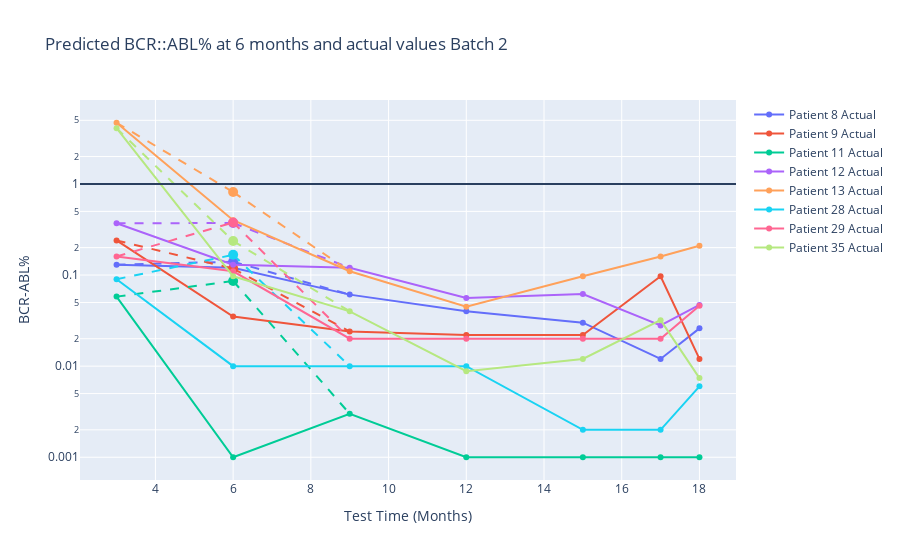

Notebook cell for this chart:
### Code cell
import plotly.graph_objects as go
import pandas as pd
import numpy as np
import plotly.express as px

colors = px.colors.qualitative.Plotly 

fig = go.Figure()

for idx, patient in enumerate(merged_data_2['patient_number'].unique()):
    patient_data = merged_data_2[merged_data_2['patient_number'] == patient]
    patient_color = colors[idx % len(colors)] 

    fig.add_trace(go.Scatter(
        x=patient_data['month'], y=patient_data['BCRABL'],
        mode='lines+markers', name=f'Patient {patient} Actual',
        line=dict(color=patient_color),  
        marker=dict(color=patient_color)  
    ))
    
    # Predicted value at 6 
    predicted_data = patient_data[patient_data['month'] == 6]
    if not predicted_data.empty:
        fig.add_trace(go.Scatter(
            x=[6], y=predicted_data['pred'],
            mode='markers', name=f'Patient {patient} Predicted',
            marker=dict(color=patient_color, size=10),  
            showlegend=False 
        ))
        
       
        before_pred = patient_data[patient_data['month'] < 6].tail(1)
        after_pred = patient_data[patient_data['month'] > 6].head(1)
        
        if not before_pred.empty:
            fig.add_trace(go.Scatter(
                x=[before_pred['month'].values[0], 6],
                y=[before_pred['BCRABL'].values[0], predicted_data['pred'].values[0]],
                mode='lines', line=dict(dash='dash', color=patient_color),
                showlegend=False 
            ))
        if not after_pred.empty:
            fig.add_trace(go.Scatter(
                x=[6, after_pred['month'].values[0]],
                y=[predicted_data['pred'].values[0], after_pred['BCRABL'].values[0]],
                mode='lines', line=dict(dash='dash', color=patient_color),
                showlegend=False  
            ))


fig.update_layout(
    title='Predicted BCR::ABL% at 6 months and actual values Batch 2',
    xaxis_title='Test Time (Months)',
    yaxis_title='BCR-ABL%',
    yaxis_type='log'  
)

fig.update_traces(connectgaps=True)

fig.add_hline(y=1)

fig.show()

### Figure 1 — Plotly figure (JSON) as saved in the notebook; plotly's stock layout.template omitted (floating-point values rounded to 4 significant figures)
{"data": [{"connectgaps": true, "line": {"color": "#636EFA"}, "marker": {"color": "#636EFA"}, "mode": "lines+markers", "name": "Patient 8 Actual", "type": "scatter", "x": [3, 6, 9, 12, 15, 17, 18], "y": [0.13, 0.12, 0.061, 0.04, 0.03, 0.012, 0.026]}, {"connectgaps": true, "marker": {"color": "#636EFA", "size": 10}, "mode": "markers", "name": "Patient 8 Predicted", "showlegend": false, "type": "scatter", "x": [6], "y": [0.1402]}, {"connectgaps": true, "line": {"color": "#636EFA", "dash": "dash"}, "mode": "lines", "showlegend": false, "type": "scatter", "x": [3, 6], "y": [0.13, 0.1402]}, {"connectgaps": true, "line": {"color": "#636EFA", "dash": "dash"}, "mode": "lines", "showlegend": false, "type": "scatter", "x": [6, 9], "y": [0.1402, 0.061]}, {"connectgaps": true, "line": {"color": "#EF553B"}, "marker": {"color": "#EF553B"}, "mode": "lines+markers", "name": "Patient 9 Actual", "type": "scatter", "x": [3, 6, 9, 12, 15, 17, 18], "y": [0.24, 0.035, 0.024, 0.022, 0.022, 0.097, 0.012]}, {"connectgaps": true, "marker": {"color": "#EF553B", "size": 10}, "mode": "markers", "name": "Patient 9 Predicted", "showlegend": false, "type": "scatter", "x": [6], "y": [0.1177]}, {"connectgaps": true, "line": {"color": "#EF553B", "dash": "dash"}, "mode": "lines", "showlegend": false, "type": "scatter", "x": [3, 6], "y": [0.24, 0.1177]}, {"connectgaps": true, "line": {"color": "#EF553B", "dash": "dash"}, "mode": "lines", "showlegend": false, "type": "scatter", "x": [6, 9], "y": [0.1177, 0.024]}, {"connectgaps": true, "line": {"color": "#00CC96"}, "marker": {"color": "#00CC96"}, "mode": "lines+markers", "name": "Patient 11 Actual", "type": "scatter", "x": [3, 6, 9, 12, 15, 17, 18], "y": [0.058, 0.001, 0.003, 0.001, 0.001, 0.001, 0.001]}, {"connectgaps": true, "marker": {"color": "#00CC96", "size": 10}, "mode": "markers", "name": "Patient 11 Predicted", "showlegend": false, "type": "scatter", "x": [6], "y": [0.0861]}, {"connectgaps": true, "line": {"color": "#00CC96", "dash": "dash"}, "mode": "lines", "showlegend": false, "type": "scatter", "x": [3, 6], "y": [0.058, 0.0861]}, {"connectgaps": true, "line": {"color": "#00CC96", "dash": "dash"}, "mode": "lines", "showlegend": false, "type": "scatter", "x": [6, 9], "y": [0.0861, 0.003]}, {"connectgaps": true, "line": {"color": "#AB63FA"}, "marker": {"color": "#AB63FA"}, "mode": "lines+markers", "name": "Patient 12 Actual", "type": "scatter", "x": [3, 6, 9, 12, 15, 17, 18], "y": [0.37, 0.13, 0.12, 0.056, 0.062, 0.028, 0.047]}, {"connectgaps": true, "marker": {"color": "#AB63FA", "size": 10}, "mode": "markers", "name": "Patient 12 Predicted", "showlegend": false, "type": "scatter", "x": [6], "y": [0.3728]}, {"connectgaps": true, "line": {"color": "#AB63FA", "dash": "dash"}, "mode": "lines", "showlegend": false, "type": "scatter", "x": [3, 6], "y": [0.37, 0.3728]}, {"connectgaps": true, "line": {"color": "#AB63FA", "dash": "dash"}, "mode": "lines", "showlegend": false, "type": "scatter", "x": [6, 9], "y": [0.3728, 0.12]}, {"connectgaps": true, "line": {"color": "#FFA15A"}, "marker": {"color": "#FFA15A"}, "mode": "lines+markers", "name": "Patient 13 Actual", "type": "scatter", "x": [3, 6, 9, 12, 15, 17, 18], "y": [4.7, 0.4, 0.11, 0.045, 0.097, 0.16, 0.21]}, {"connectgaps": true, "marker": {"color": "#FFA15A", "size": 10}, "mode": "markers", "name": "Patient 13 Predicted", "showlegend": false, "type": "scatter", "x": [6], "y": [0.8152]}, {"connectgaps": true, "line": {"color": "#FFA15A", "dash": "dash"}, "mode": "lines", "showlegend": false, "type": "scatter", "x": [3, 6], "y": [4.7, 0.8152]}, {"connectgaps": true, "line": {"color": "#FFA15A", "dash": "dash"}, "mode": "lines", "showlegend": false, "type": "scatter", "x": [6, 9], "y": [0.8152, 0.11]}, {"connectgaps": true, "line": {"color": "#19D3F3"}, "marker": {"color": "#19D3F3"}, "mode": "lines+markers", "name": "Patient 28 Actual", "type": "scatter", "x": [3, 6, 9, 12, 15, 17, 18], "y": [0.09, 0.01, 0.01, 0.01, 0.002, 0.002, 0.006]}, {"connectgaps": true, "marker": {"color": "#19D3F3", "size": 10}, "mode": "markers", "name": "Patient 28 Predicted", "showlegend": false, "type": "scatter", "x": [6], "y": [0.1668]}, {"connectgaps": true, "line": {"color": "#19D3F3", "dash": "dash"}, "mode": "lines", "showlegend": false, "type": "scatter", "x": [3, 6], "y": [0.09, 0.1668]}, {"connectgaps": true, "line": {"color": "#19D3F3", "dash": "dash"}, "mode": "lines", "showlegend": false, "type": "scatter", "x": [6, 9], "y": [0.1668, 0.01]}, {"connectgaps": true, "line": {"color": "#FF6692"}, "marker": {"color": "#FF6692"}, "mode": "lines+markers", "name": "Patient 29 Actual", "type": "scatter", "x": [3, 6, 9, 12, 15, 17, 18], "y": [0.16, 0.11, 0.02, 0.02, 0.02, 0.02, 0.046]}, {"connectgaps": true, "marker": {"color": "#FF6692", "size": 10}, "mode": "markers", "name": "Patient 29 Predicted", "showlegend": false, "type": "scatter", "x": [6], "y": [0.378]}, {"connectgaps": true, "line": {"color": "#FF6692", "dash": "dash"}, "mode": "lines", "showlegend": false, "type": "scatter", "x": [3, 6], "y": [0.16, 0.378]}, {"connectgaps": true, "line": {"color": "#FF6692", "dash": "dash"}, "mode": "lines", "showlegend": false, "type": "scatter", "x": [6, 9], "y": [0.378, 0.02]}, {"connectgaps": true, "line": {"color": "#B6E880"}, "marker": {"color": "#B6E880"}, "mode": "lines+markers", "name": "Patient 35 Actual", "type": "scatter", "x": [3, 6, 9, 12, 15, 17, 18], "y": [4.1, 0.097, 0.04, 0.0088, 0.012, 0.032, 0.0074]}, {"connectgaps": true, "marker": {"color": "#B6E880", "size": 10}, "mode": "markers", "name": "Patient 35 Predicted", "showlegend": false, "type": "scatter", "x": [6], "y": [0.2365]}, {"connectgaps": true, "line": {"color": "#B6E880", "dash": "dash"}, "mode": "lines", "showlegend": false, "type": "scatter", "x": [3, 6], "y": [4.1, 0.2365]}, {"connectgaps": true, "line": {"color": "#B6E880", "dash": "dash"}, "mode": "lines", "showlegend": false, "type": "scatter", "x": [6, 9], "y": [0.2365, 0.04]}], "layout": {"shapes": [{"type": "line", "x0": 0, "x1": 1, "xref": "x domain", "y0": 1, "y1": 1, "yref": "y"}], "title": {"text": "Predicted BCR::ABL% at 6 months and actual values Batch 2"}, "xaxis": {"title": {"text": "Test Time (Months)"}}, "yaxis": {"title": {"text": "BCR-ABL%"}, "type": "log"}}}
